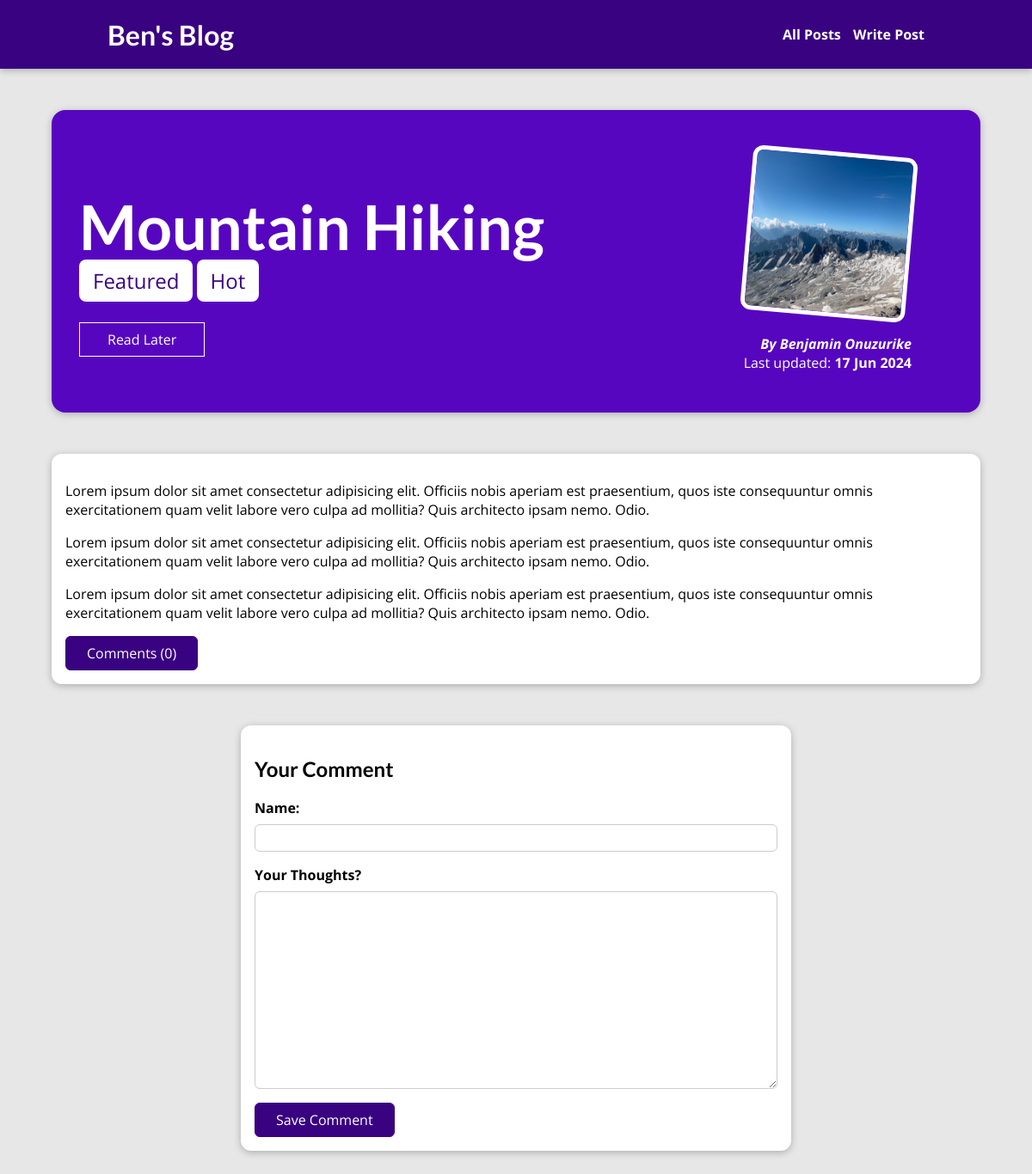
Screenshot of /posts/mountain-hiking/ with the database file from the repository.
### blog/models.py (models this page shows, shortened)
class Post(models.Model):
    title = models.CharField(max_length=200)
    image_name = models.ImageField(upload_to='posts', null=True) # upload_to is the directory where the image will be saved, upload_to will handle file uploads
    excerpt = models.CharField(max_length=200)
    content = models.TextField(validators=[MinLengthValidator(10)])
    date = models.DateField(auto_now=True)
    slug = models.SlugField(max_length=200, unique=True, blank=True, null=False)
    author = models.ForeignKey(Author, on_delete=models.SET_NULL, null=True, related_name='posts') # one author can have many posts
    tag = models.ManyToManyField(Tag, related_name='tags') # one post can have many tags

class Tag(models.Model):
    caption = models.CharField(max_length=50)

class Author(models.Model):
    first_name = models.CharField(max_length=100)
    last_name = models.CharField(max_length=100)
    email = models.EmailField() # check documentation for more validation options
    def full_name(self):
        return f'{self.first_name} {self.last_name}'
    def __str__(self):
        return self.full_name()

### blog/views.py (the view)
# urls.py: path('posts/<slug:slug>/', views.PostDetailView.as_view(), name='post_detail_page'),
class PostDetailView(View):
    model = Post
    template_name = 'blog/post-detail.html'
    context_object_name = 'post'
    def get(self, request, slug):
        identified_post = Post.objects.get(slug=slug)
        comments = Comment.objects.filter(post=identified_post)
        context = {
            'post': identified_post,
            'comments': comments,
            'comment_form': CommentForm(),
            'post_tags': identified_post.tag.all(),
            'count' : comments.count()
        }
        return render(request, self.template_name, context)
    def post(self, request, slug):
        '''Once the form is submitted, it will run this method and the slug will be part of the url. It's specified in the action attribute of the form in the template. '''
        commentForm = CommentForm(request.POST)
        identified_post = Post.objects.get(slug=slug)
        if commentForm.is_valid():
            comment = commentForm.save(commit=False) # We create a new object without saving it to the database
            comment.post = identified_post
            commentForm.save() # It's a model form, so it saves the data to the database. You don't have to create a new object.
            return HttpResponseRedirect(reverse('post_detail_page', args=[slug]))
        comments = Comment.objects.filter(post=identified_post).order_by('-date')
        context = {
            'post': identified_post,
            'comments': comments,
            'comment_form': commentForm, # It will display the form with the errors
            'post_tags': identified_post.tag.all(),
            'count' : comments.count()
        }
        return render(request, self.template_name, context)

### blog/forms.py
class CommentForm(forms.ModelForm):
    class Meta:
        model = Comment
        exclude = ['post']
        labels = {'user_name' : 'Your Name', 'body': 'Your Thoughts?'}

### blog/templates/blog/post-detail.html (shortened to what this page needs)
{% extends 'base.html' %}
{% load static %}
{% block css_files %}
    <link rel="stylesheet" href="{% static 'blog/post-detail.css' %}">
{% endblock %}
{% block content %}
    <section id="summary">
        <h2>{{ post.title|title }}</h2>
        <div>
            {% for tag in post_tags %}
                <span class="tags">{{ tag.caption }}</span>
            {% endfor %}
        </div>
        <div id="read-later">
            <form action="/posts/read-later/" method="POST">
                <button>Read Later</button>
            </form>
        </div>
        <article>
            <img src="{{ post.image_name.url }}" alt="{{ post.title }}">
            <address>
                By <a href="mailto:{{ post.author.email }}">{{ post.author }}</a>
            </address>
            <div>
                Last updated: <time>{{ post.date|date:"d M Y" }}</time>
            </div>
        </article>
    </section>
    <main>
        <p>{{ post.content|linebreaks }}</p>
        <div id="comment-btn">
            <button>Comments ({{ count }})</button>
        </div>
    </main>
    <section id="comment-form">
        <h2>Your Comment</h2>
        <form action="{% url 'post_detail_page' post.slug %}" method="POST" >
            {% for form_field in comment_form %}
                <div class="form-control {% if form_field.errors %} invalid {% endif %}">
                    {{ form_field.label_tag }}
                    {{ form_field }}
                </div>
            {% endfor %}
            <button>Save Comment</button>
        </form>
    </section>
{% endblock content %}

### static/styles.css (style rules this page uses)
* { box-sizing: border-box; }
html { font-family: 'Open Sans', 'Lato', sans-serif; }
body { margin: 0; }
h1, h2, h3 { font-family: 'Lato', sans-serif; font-weight: bold; }

### blog/static/blog/post-detail.css (style rules this page uses)
body { background-color: #e7e7e7; }
#summary { margin: 8rem auto 3rem auto; padding: 2rem; width: 90%; max-width: 90rem; border-radius: 16px; background-color: #5706c0; position: relative; box-shadow: 0 2px 8px rgba(0, 0, 0, 0.25); height: 22rem; }
#summary h2 { color: white; font-size: 4.5rem; margin-bottom: 0.25rem; }
.tags { background-color: white; color : #390281; font-size: 1.5rem; border-radius: 8px; padding: 0.5rem 1rem; }
#summary article { position: absolute; top: 2rem; right: 3rem; padding: 1rem 2rem; border-radius: 12px; text-align: right; color: white; }
#summary article img { width: 12rem; height: 12rem; border-radius: 12px; transform: rotateZ(5deg); border: 5px solid white; margin-bottom: 1rem; }
#summary address { font-weight: bold; }
#summary a { color : white; text-decoration: none; }
#summary time { font-weight: bold; }
main { width: 90%; max-width: 90rem; margin: 3rem auto; background-color: white; padding: 1rem; border-radius: 12px; box-shadow: 0 2px 8px rgba(0, 0, 0, 0.25); }
#comment-form { margin: 3rem auto; width: 90%; max-width: 40rem; border-radius: 12px; background-color: white; box-shadow: 0 2px 8px rgba(0, 0, 0, 0.25); padding: 1rem; }
#comment-form button, #comment-btn button, #close-comment { font: inherit; background-color: #390281; color: white; border: 1px solid #390281; padding: 0.5rem 1.5rem; border-radius: 6px; cursor: pointer; }
.form-control { margin-bottom: 1rem; }
.form-control label { font-weight: bold; margin-bottom: 0.5rem; display: block; }
.form-control input, .form-control textarea { display: block; width: 100%; font: inherit; padding: 0.25rem; border-radius: 6px; border: 1px solid #ccc; }
#read-later { margin: 2rem 0; }
#read-later button { background-color: transparent; border: 1px solid white; padding: 0.5rem 2rem; font: inherit; color: white; cursor: pointer; }

### rows the page displays
Post: title "Mountain Hiking", image_name (picture), author "Benjamin Onuzurike", date "17 Jun 2024", content "Lorem ipsum dolor sit amet consectetur adipisicing elit. Officiis nobis aperiam est praesentium, quos iste consequuntur omnis exercitationem quam velit labore vero culpa ad mollitia? Quis architecto ipsam nemo. Odio. Lorem ipsum dolor sit amet consectetur adipisicing elit. Officiis nobis aperiam est praesentium, quos iste consequuntur omnis exercitationem quam velit labore vero culpa ad mollitia? Quis architecto ipsam nemo. Odio. Lorem ipsum dolor sit amet consectetur adipisicing elit. Officiis nobis aperiam est praesentium, quos iste consequuntur omnis exercitationem quam velit labore vero culpa ad mollitia? Quis architecto ipsam nemo. Odio."
Tag: caption "Featured"
Tag: caption "Hot"

### other values shown
{{ count }} "0"
